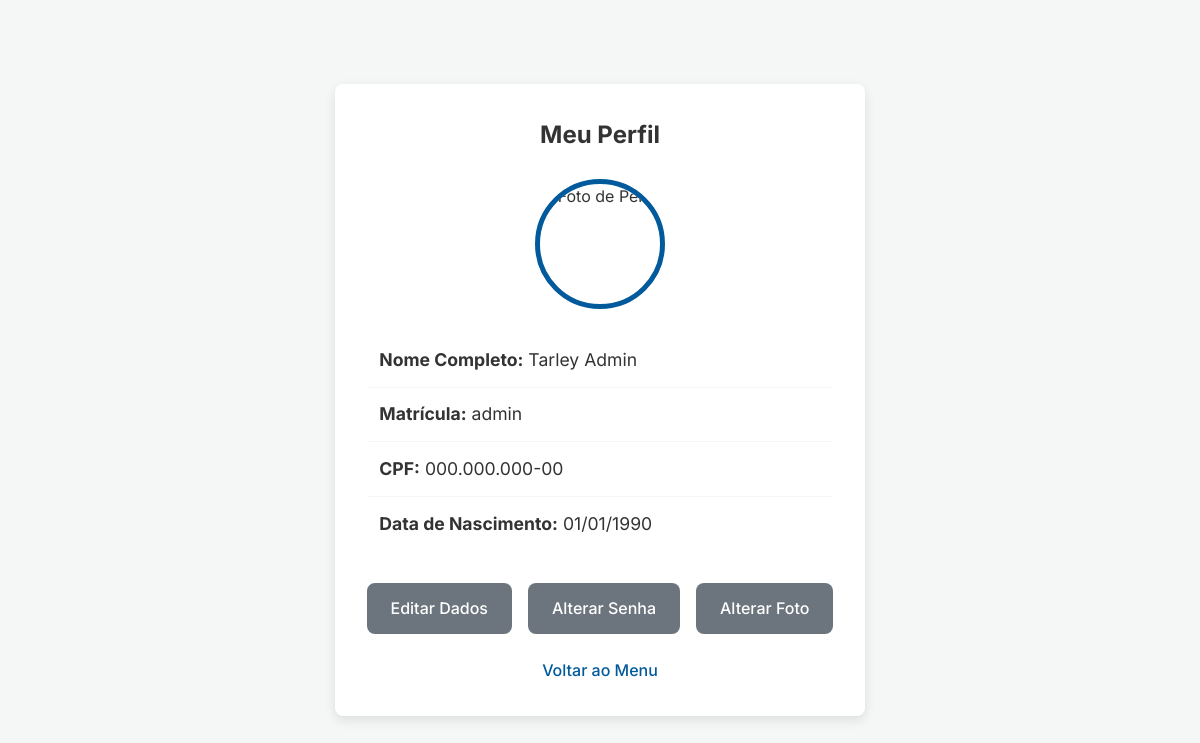
Page /perfil (signed in) on the earlier database version.
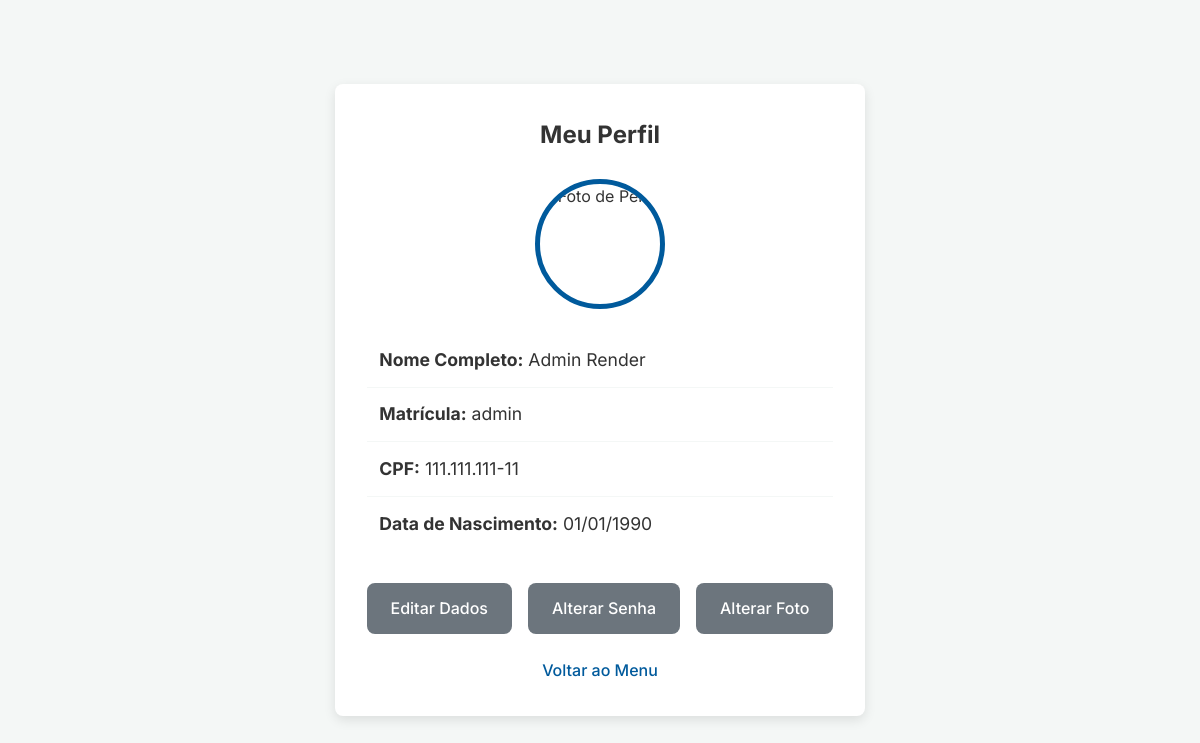
Same page on the later database version.
### app/models.py (models this page shows, shortened)
class Aluno(db.Model):
    id = db.Column(db.Integer, primary_key=True)
    nome = db.Column(db.String(100), nullable=False)
    cpf = db.Column(db.String(14), unique=True, nullable=False)
    data_nascimento = db.Column(db.String(10), nullable=False)
    matricula = db.Column(db.String(20), unique=True, nullable=False)
    senha_hash = db.Column(db.String(128))  # Nunca guarde a senha em texto!
    is_admin = db.Column(db.Boolean, default=False)
    foto_url = db.Column(db.String(255))

### app/routes.py (the view)
@bp.route('/perfil')
def perfil():
    if 'aluno_id' not in session:
        return redirect(url_for('main.login'))
    aluno_logado = Aluno.query.get_or_404(session['aluno_id'])
    return render_template('perfil.html', title='Meu Perfil', aluno=aluno_logado)

### app/templates/perfil.html (shortened to what this page needs)
{% extends "base.html" %}
{% block page_css %}
    <link rel="stylesheet" href="{{ url_for('static', filename='css/perfil.css') }}">
{% endblock %}
{% block content %}
<div class="profile-container">
    <h2>Meu Perfil</h2>
    <div class="profile-card">
        <div class="profile-picture-large">
            <img src="{{ aluno.foto_url or url_for('static', filename='img/placeholder-foto.png') }}" alt="Foto de Perfil">
        </div>
        <div class="profile-details">
            <p><strong>Nome Completo:</strong> {{ aluno.nome }}</p>
            <p><strong>Matrícula:</strong> {{ aluno.matricula }}</p>
            <p><strong>CPF:</strong> {{ aluno.cpf }}</p>
            <p><strong>Data de Nascimento:</strong> {{ aluno.data_nascimento }}</p>
        </div>
        <div class="profile-actions">
            <a href="{{ url_for('main.editar_perfil') }}" class="btn btn-secondary">Editar Dados</a>
            <a href="{{ url_for('main.alterar_senha') }}" class="btn btn-secondary">Alterar Senha</a>
            <a href="{{ url_for('main.upload_foto_perfil') }}" class="btn btn-secondary">Alterar Foto</a>
        </div>
    </div>
    <div class="back-link">
        <a href="{{ url_for('main.menu') }}">Voltar ao Menu</a>
    </div>
</div>
{% endblock %}

Differences in the rows shown:
changed Aluno "admin": nome "Tarley Admin" → "Admin Render"; cpf "000.000.000-00" → "111.111.111-11"
